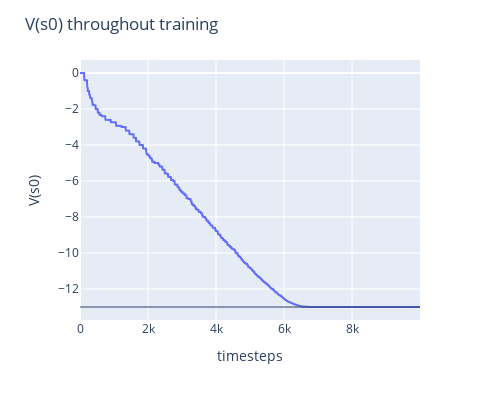

Write notebook code for a chart like this one.
### Markdown cell above
Environment rewards: -1 everywhere, except becomes -100 if the agent hits ones of the cliff states

Should be 13 steps from start to end if moving optimally... horizontal lines below are at y=-13

### Code cell
px.line(expected_episode_returns).update_layout(title='V(s0) throughout training', width=500, height=400, xaxis_title='timesteps', yaxis_title='V(s0)', showlegend=False).add_hline(y=-13, line_width=1).show()

### Figure 1 — Plotly figure (JSON) as saved in the notebook; plotly's stock layout.template omitted (floating-point values rounded to 4 significant figures; data arrays with more than 128 entries replaced by an {"elided": "..."} marker saying what was removed)
{"data": [{"hovertemplate": "variable=0<br>index=%{x}<br>value=%{y}<extra></extra>", "legendgroup": "0", "line": {"color": "#636efa", "dash": "solid"}, "marker": {"symbol": "circle"}, "mode": "lines", "name": "0", "showlegend": true, "type": "scattergl", "x": {"elided": "10000 int values"}, "xaxis": "x", "y": {"elided": "10000 float values"}, "yaxis": "y"}], "layout": {"height": 400, "legend": {"title": {"text": "variable"}, "tracegroupgap": 0}, "margin": {"t": 60}, "shapes": [{"line": {"width": 1}, "type": "line", "x0": 0, "x1": 1, "xref": "x domain", "y0": -13, "y1": -13, "yref": "y"}], "showlegend": false, "title": {"text": "V(s0) throughout training"}, "width": 500, "xaxis": {"anchor": "y", "domain": [0, 1], "title": {"text": "timesteps"}}, "yaxis": {"anchor": "x", "domain": [0, 1], "title": {"text": "V(s0)"}}}}
